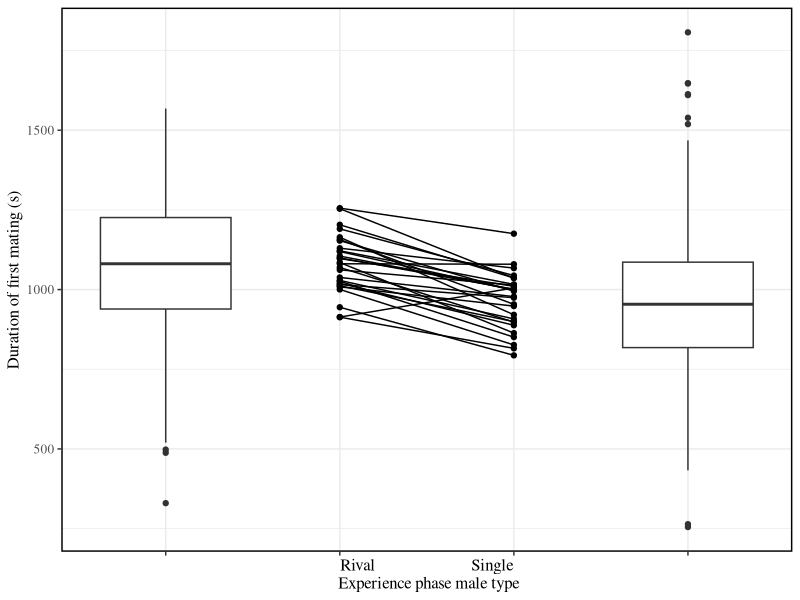
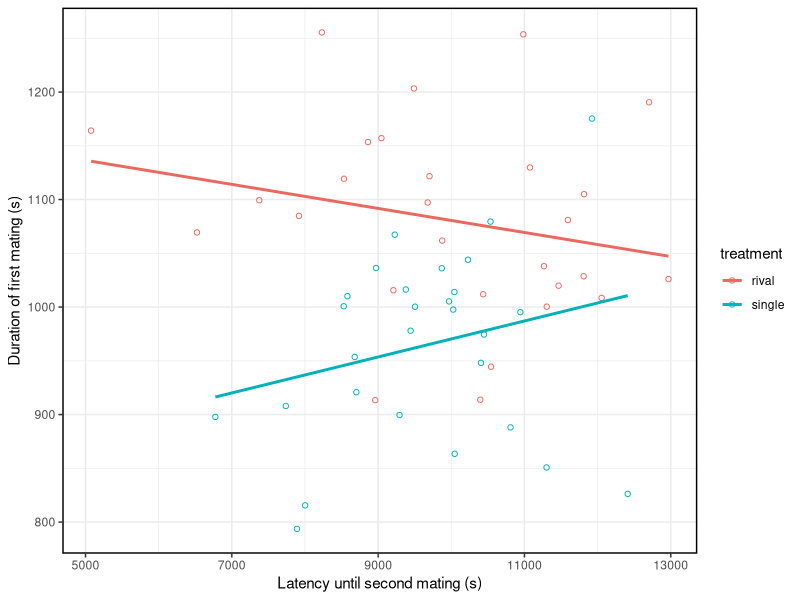
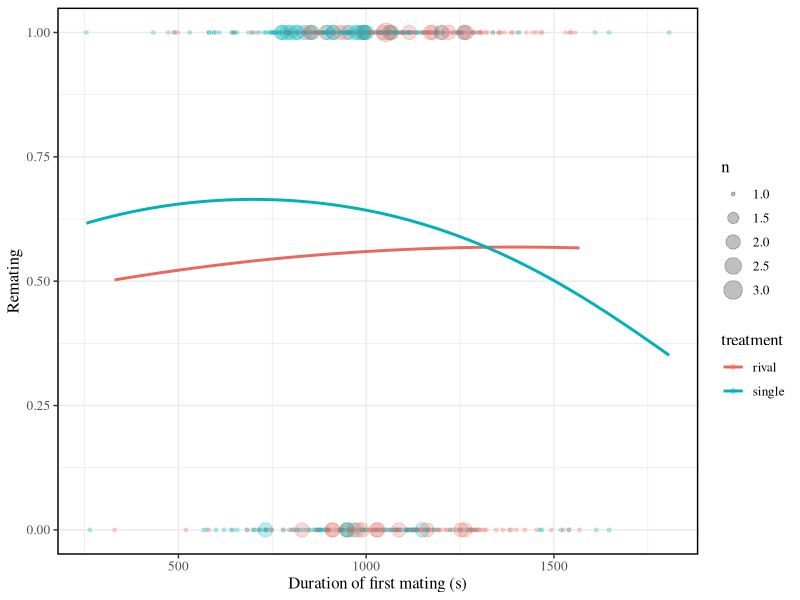

Generate these figures, in order, with R:
library(tidyverse)
dat <- read_csv("remating.csv")
figure <- read_csv("rematingmeans.csv")
#Split tables by treatment
rival <- filter(dat,treatment=="rival")
single <- filter(dat,treatment=="single")
#Change column name to order boxplots correctly
single2 <- single %>%
mutate(first.d = first.d) %>%
mutate(zfirst.d = first.d)

#Creates boxplot for each treatment, and reaction norm plot for each genetic line
ggplot(figure,aes(x= treatment,y= mean.duration))+ 
#Adds border
theme_bw()+theme(panel.border = element_rect(linetype = "solid", colour = "black",size=1))+ 
#Changes text style on plot
theme(text=element_text(family="Times",size=12))+
#Removes unnecessary category names
theme(panel.background = element_rect(fill = "white"),axis.text.x = element_blank())+
#Creates interaction plot
geom_line(aes(group= line))+
geom_point(aes(group= line))+
xlab("Rival                        Single\n Experience phase male type")+
ylab("Duration of first mating (s)")+ 
#Creates boxplots
geom_boxplot(data= single2, aes(x='zfirst.d', y= zfirst.d))+
geom_boxplot(data= rival, aes(x='first.d', y= first.d))

#Creates scatter plot of the genetic correlation between duration of first mating and latency of second
ggplot(figure, aes(x=mean.latency, y=mean.duration, color=treatment))+
#Makes points open circles
geom_point(shape=1) +
#Makes colour scheme darker
scale_colour_hue(l=60) + 
#Adds regression line, removes confidence region
geom_smooth(method=lm,se=FALSE)+
theme(text=element_text(family="Times",size=12))+
theme_bw()+theme(panel.border = element_rect(linetype = "solid", colour = "black",size=1))+
xlab("Latency until second mating (s)")+
ylab("Duration of first mating (s)")

#Binomial blot looking at probability of remating depending on first mating duration
ggplot(dat,aes(x=first.d,y=mating,colour=treatment))+
theme_bw()+theme(panel.border = element_rect(linetype = "solid", colour = "black",size=1))+
scale_colour_hue(l=60) + 
theme(text=element_text(family="Times",size=12))+
xlab("Duration of first mating (s)")+
ylab("Remating")+
stat_sum(alpha=0.25)+
geom_smooth(method="glm",se=FALSE,
              method.args=list(family="binomial"),
              formula=y~poly(x,2),alpha=0.1)